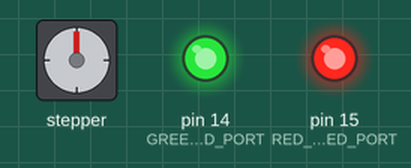
Bench run of a sketch on a simulated Arduino Mega 2560, built with avr-gcc and run on an emulated ATmega2560. Shown: stepper motor, output pins drawn as LEDs (lit = HIGH). WiFi joins after 1.5 s; servers stay silent unless stated; stepper angles assume 200 steps per turn; pins used as bus, display or sensor lines are not drawn.

Above: at 0.1 s.
At 6.18 s:
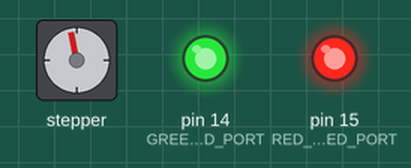
At 6.7 s:
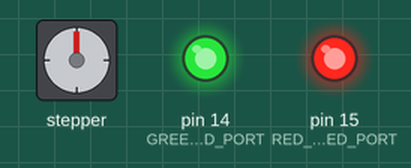
At 16.6 s:
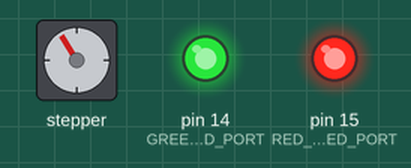
At 27.3 s:
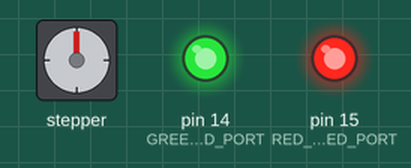
At 38.1 s:
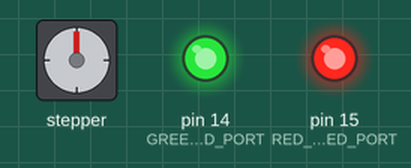
Timing chart, 0 to 40.0 s (numbered marks = the images above):
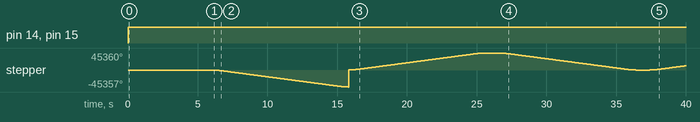

The sketch:

UIP_STEPPER_TEST.ino
```cpp
/*


*/
#define GREEN_STATUS_LED_PORT 14
#define RED_STATUS_LED_PORT 15  // RED LED is used for monitoring ethernet
#define FLASH_TIME 3000

unsigned long NEXT_STATUS_TOGGLE_TIMER = 0;
bool RED_LED_STATE = false;
bool GREEN_LED_STATE = true;
unsigned long timeSinceRedLedChanged = 0;

#define Ethernet_In_Use 1

int Reflector_In_Use = 1;


// Ethernet Related
#include <SPI.h>
#include <Ethernet.h>
#include <EthernetUdp.h>

// These local Mac and IP Address will be reassigned early in startup based on
// the device ID as set by address pins
byte mac[] = { 0xA8, 0x61, 0x0A, 0x9E, 0x83, 0x01 };
String sMac = "A8:61:0A:9E:83:01";
IPAddress ip(172, 16, 1, 101);
String strMyIP = "172.16.1.101";

// Raspberry Pi is Target
IPAddress reflectorIP(172, 16, 1, 10);
String strreflectorIP = "X.X.X.X";


const unsigned int localport = 7788;
const unsigned int localdebugport = 7795;

const unsigned int reflectorport = 27000;


int packetSize;
int debugLen;
EthernetUDP udp;
EthernetUDP debugUDP;

#define EthernetStartupDelay 500
#define ES1_RESET_PIN 53

const unsigned long delayBeforeSendingPacket = 3000;
unsigned long ethernetStartTime = 0;
String BoardName = "UIP Stepper Test: ";

char packetBuffer[1000];     //buffer to store the incoming data
char outpacketBuffer[1000];  //buffer to store the outgoing data

void SendDebug(String MessageToSend) {
  MessageToSend = BoardName + MessageToSend;
  if ((Reflector_In_Use == 1) && (Ethernet_In_Use == 1)) {
    udp.beginPacket(reflectorIP, reflectorport);
    udp.print(MessageToSend);
    udp.endPacket();
  }
}

// ********************** Added Smoothing Filter for AOA Indexer Brightness
// Not used in UIP combined controller
// From https://github.com/jonnieZG/EWMA
#include <Ewma.h>

// ********************* End Smoothing Filter *************

// ########################## BEGIN STEPPERS ########################################
#include <AccelStepper.h>

// Currently the stepper forward reverse is mapped to Master ARM A/A A/G
bool HUD_STEPPER_ENABLED = false;
bool HUD_STEPPER_FORWARD = false;
bool HUD_STEPPER_REVERSE = false;

#define STEPPER_MAX_SPEED 90000
#define STEPPER_ACCELERATION 9000

#define AllstepperEnablePin 19

#define HUDstepPin 18
#define HUDdirectionPin 17


#define STEPS 10080
#define STEPS 315 * 16  // The 16 is the default divisors when no pins are tied together on the driver module \

AccelStepper HUDStepper(AccelStepper::DRIVER, HUDstepPin, HUDdirectionPin);

void updateSteppers() {
  HUDStepper.run();
}

// ########################### END STEPPERS #########################################


void setup() {

  pinMode(GREEN_STATUS_LED_PORT, OUTPUT);
  pinMode(RED_STATUS_LED_PORT, OUTPUT);
  digitalWrite(GREEN_STATUS_LED_PORT, true);
  digitalWrite(RED_STATUS_LED_PORT, true);

  if (Ethernet_In_Use == 1) {

    // Using manual reset instead of tying to Arduino Reset
    pinMode(ES1_RESET_PIN, OUTPUT);
    digitalWrite(ES1_RESET_PIN, LOW);
    delay(2);
    digitalWrite(ES1_RESET_PIN, HIGH);

    Ethernet.begin(mac, ip);
    udp.begin(localport);

    ethernetStartTime = millis() + delayBeforeSendingPacket;
    while (millis() <= ethernetStartTime) {
      delay(FLASH_TIME);
      digitalWrite(LED_BUILTIN, false);
      delay(FLASH_TIME);
      digitalWrite(LED_BUILTIN, true);
    }

    SendDebug("Ethernet Started " + strMyIP + " " + sMac);
  }


  SendDebug("STEPPER INITIALISATION STARTED");
  pinMode(AllstepperEnablePin, OUTPUT);
  digitalWrite(AllstepperEnablePin, false);

  HUDStepper.setMaxSpeed(STEPPER_MAX_SPEED);
  HUDStepper.setAcceleration(STEPPER_ACCELERATION);


  // ################# Start HUD Startup #########################
  SendDebug("Stepper movement on startup will be disabled once testing is complete");
  SendDebug("Start HUD Stepper");

  HUDStepper.runToNewPosition(-STEPS * 5);
  HUDStepper.setCurrentPosition(0);

  for (int i = 1; i <= 5; i++) {
    SendDebug("Loop :" + String(i));
    SendDebug("Forward");
    HUDStepper.runToNewPosition(STEPS * 5);
    delay(1000);
    SendDebug("Reverse");
    HUDStepper.runToNewPosition(0);
    delay(1000);
  }

  HUDStepper.setCurrentPosition(0);
  SendDebug("End HUD Stepper");
  // ################# End HUD Startup #########################

  SendDebug("STEPPER INITIALISATION COMPLETE");


  SendDebug("Setup Complete");

}


void loop() {

  if (millis() >= NEXT_STATUS_TOGGLE_TIMER) {
    GREEN_LED_STATE = !GREEN_LED_STATE;
    RED_LED_STATE = !GREEN_LED_STATE;

    digitalWrite(GREEN_STATUS_LED_PORT, GREEN_LED_STATE);
    digitalWrite(RED_STATUS_LED_PORT, RED_LED_STATE);

    NEXT_STATUS_TOGGLE_TIMER = millis() + FLASH_TIME;
  }


  updateSteppers();

  if ((HUD_STEPPER_FORWARD == true) || (HUD_STEPPER_REVERSE == true)) {
    if (HUD_STEPPER_ENABLED == false) {
      HUD_STEPPER_ENABLED = true;
      SendDebug("Enabling Hud Stepper");
      digitalWrite(AllstepperEnablePin, false);
      if (HUD_STEPPER_FORWARD == true) {
        HUDStepper.move(20000);
      } else {
        HUDStepper.move(-20000);
      }
    }

  } else if ((HUD_STEPPER_FORWARD == false) && (HUD_STEPPER_REVERSE == false)) {
    if (HUD_STEPPER_ENABLED == true) {
      HUD_STEPPER_ENABLED = false;
      digitalWrite(AllstepperEnablePin, false);
      HUDStepper.setCurrentPosition(0);
      SendDebug("Disabling Hud Stepper");
    }
  }


  // END CODE
}
```

Measured:
- by itself, pin 14 (GREEN_STATUS_LED_PORT), pin 15 (RED_STATUS_LED_PORT): LOW → HIGH at 0.00 s
- by itself, stepper: turns 45357° counter-clockwise in 9.8 s, then 90717° clockwise in 9.8 s, then 45360° counter-clockwise in 9.8 s, then 11386° clockwise in 2.6 s
